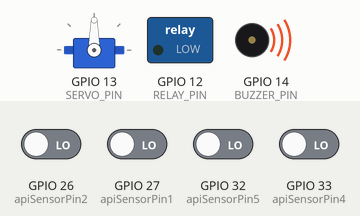
Recording of a sketch running on a simulated ESP32. Parts: servo, switched loads named in the sketch (green lamp = pin HIGH), buzzer (waves = sounding, pin HIGH). The inputs (shaded band) are chosen by the test bench; at power-on: GPIO 26 (apiSensorPin2), GPIO 27 (apiSensorPin1), GPIO 32 (apiSensorPin5), GPIO 33 (apiSensorPin4) LOW. WiFi joins after 1.5 s; servers stay silent unless stated; the local clock reads 2024-03-15 10:24:30 at power-on unless the sketch sets it; what the sketch prints to the serial monitor is not drawn.

Above: at 4.5 s.
4.6 s: GPIO 26 (apiSensorPin2) driven HIGH and GPIO 27 (apiSensorPin1) driven HIGH
At 5.5 s:
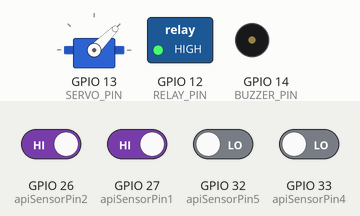
6.3 s: GPIO 26 (apiSensorPin2) driven LOW
At 6.7 s:
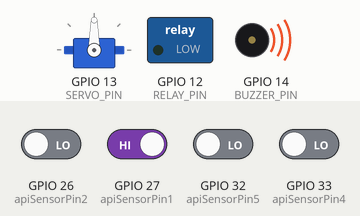
7.8 s: GPIO 26 (apiSensorPin2) driven HIGH
At 9.0 s:
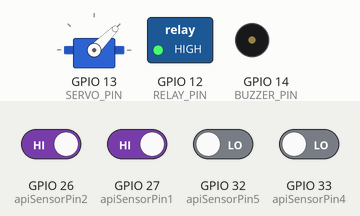
9.3 s: GPIO 27 (apiSensorPin1) driven LOW
At 10.2 s:
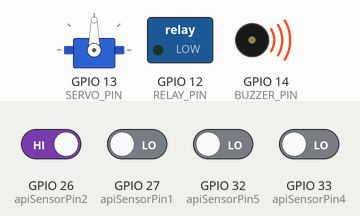
10.8 s: GPIO 32 (apiSensorPin5) driven HIGH and GPIO 33 (apiSensorPin4) driven HIGH
At 11.4 s:
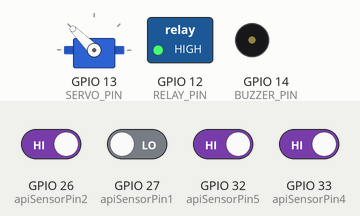
Timing chart, 0 to 13.3 s (numbered marks = the images above; inputs shaded):
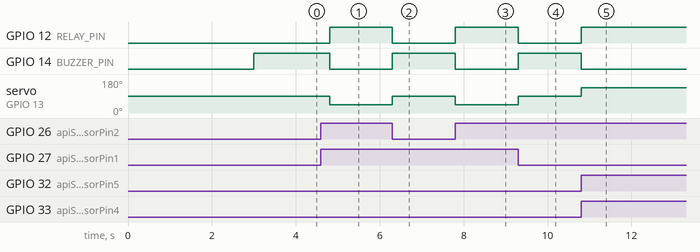

Measured:
- after the input at 4.6 s, GPIO 12 (RELAY_PIN): LOW → HIGH after 0.20 s; GPIO 14 (BUZZER_PIN): HIGH → LOW after 0.20 s; servo on GPIO 13 (SERVO_PIN): 90° → 45° after 0.20 s
- after the input at 6.3 s, GPIO 12 (RELAY_PIN): HIGH → LOW at once; GPIO 14 (BUZZER_PIN): LOW → HIGH at once; servo on GPIO 13 (SERVO_PIN): 45° → 90° at once
- after the input at 7.8 s, GPIO 12 (RELAY_PIN): LOW → HIGH at once; GPIO 14 (BUZZER_PIN): HIGH → LOW at once; servo on GPIO 13 (SERVO_PIN): 90° → 45° at once
- after the input at 9.3 s, GPIO 12 (RELAY_PIN): HIGH → LOW at once; GPIO 14 (BUZZER_PIN): LOW → HIGH at once; servo on GPIO 13 (SERVO_PIN): 45° → 90° at once
- after the input at 10.8 s, GPIO 12 (RELAY_PIN): LOW → HIGH at once; GPIO 14 (BUZZER_PIN): HIGH → LOW at once; servo on GPIO 13 (SERVO_PIN): 90° → 135° at once

The sketch:

flamedetection.ino
```cpp
#include <ESP32Servo.h>
#include <WiFi.h>
#include <UniversalTelegramBot.h>
#include <WiFiClientSecure.h>

// WiFi credentials
const char* ssid = "FebrianDwi";
const char* password = "passwordeopo";

// Telegram Bot Token and Chat ID
#define BOTtoken "7462598398:AAHx1lhPkVDvkD668H20UsNdPRGMytuzieQ" // your Bot Token
#define CHAT_ID "6533119946"

WiFiClientSecure client;
UniversalTelegramBot bot(BOTtoken, client);

const int apiSensorPin1 = 27;
const int apiSensorPin2 = 26;
const int apiSensorPin3 = 25;
const int apiSensorPin4 = 33;
const int apiSensorPin5 = 32;

const int BUZZER_PIN = 14;
const int RELAY_PIN = 12;
const int SERVO_PIN = 13;

bool rightDetected = false;
bool leftDetected = false;

Servo myServo;

// Function to connect to WiFi
void connectToWiFi() {
  Serial.print("Connecting to WiFi ");
  WiFi.begin(ssid, password);
  while (WiFi.status() != WL_CONNECTED) {
    delay(1000);
    Serial.print(".");
  }
  Serial.println(" connected");
}

// Function to set time using NTP
void setupTime() {
  configTime(0, 0, "pool.ntp.org", "time.nist.gov");
  Serial.print("Waiting for time");
  while (!time(nullptr)) {
    Serial.print(".");
    delay(1000);
  }
  Serial.println(" time set");
}

void setup() {
  Serial.begin(115200);
  delay(1000); // Delay to stabilize Serial Monitor

  // Connect to Wi-Fi
  connectToWiFi();

  // Set up time
  setupTime();

  client.setInsecure();

  // Initialize sensor pins
  pinMode(apiSensorPin1, INPUT);
  pinMode(apiSensorPin2, INPUT);
  pinMode(apiSensorPin3, INPUT);
  pinMode(apiSensorPin4, INPUT);
  pinMode(apiSensorPin5, INPUT);

  // Initialize buzzer and relay pins
  pinMode(BUZZER_PIN, OUTPUT);
  pinMode(RELAY_PIN, OUTPUT);

  // Ensure the buzzer and relay are off initially
  digitalWrite(BUZZER_PIN, HIGH);
  digitalWrite(RELAY_PIN, LOW);

  // Initialize servo
  myServo.attach(SERVO_PIN);
  myServo.write(90);  // Center the servo

  // Test Telegram connection
  if (bot.sendMessage(CHAT_ID, "Bot is connected", "")) {
    Serial.println("Telegram message sent successfully");
  } else {
    Serial.println("Failed to send Telegram message");
  }
}

void loop() {
  int api1Value = digitalRead(apiSensorPin1);
  int api2Value = digitalRead(apiSensorPin2);
  int api4Value = digitalRead(apiSensorPin4);
  int api5Value = digitalRead(apiSensorPin5);

  // Check if fire is detected on the right side
  if (api1Value == HIGH && api2Value == HIGH) {
    if (!rightDetected) {
      Serial.println("Api terdeteksi di sebelah kanan");
      Serial.println("Servo bergerak ke kanan");
      digitalWrite(BUZZER_PIN, LOW);  // Activate buzzer
      digitalWrite(RELAY_PIN, HIGH);   // Activate relay (turn on pump)

      myServo.write(45);  // Turn servo to 45 degrees to the right
      delay(200); // Give time for servo to move

      // Send notification to Telegram
      String message = "Api terdeteksi di sebelah kanan!";
      if (bot.sendMessage(CHAT_ID, message, "")) {
        Serial.println("Telegram message sent successfully");
      } else {
        Serial.println("Failed to send Telegram message");
      }

      rightDetected = true;
      leftDetected = false;
    }
  }
  // Check if fire is detected on the left side
  else if (api4Value == HIGH && api5Value == HIGH) {
    if (!leftDetected) {
      Serial.println("Api terdeteksi di sebelah kiri");
      Serial.println("Servo bergerak ke kiri");
      digitalWrite(BUZZER_PIN, LOW);  // Activate buzzer
      digitalWrite(RELAY_PIN, HIGH);   // Activate relay (turn on pump)

      myServo.write(135);  // Turn servo to 135 degrees to the left
      delay(200); // Give time for servo to move

      // Send notification to Telegram
      String message = "Api terdeteksi di sebelah kiri!";
      if (bot.sendMessage(CHAT_ID, message, "")) {
        Serial.println("Telegram message sent successfully");
      } else {
        Serial.println("Failed to send Telegram message");
      }

      leftDetected = true;
      rightDetected = false;
    }
  }
  // If no fire is detected on either side, turn off the buzzer and relay, and center the servo
  else {
    if (rightDetected || leftDetected) {
      Serial.println("Tidak ada api terdeteksi, servo kembali ke tengah");
    }
    digitalWrite(BUZZER_PIN, HIGH);  // Deactivate buzzer
    digitalWrite(RELAY_PIN, LOW);   // Deactivate relay
    myServo.write(90);  // Center the servo

    rightDetected = false;
    leftDetected = false;
  }

  delay(500); // Delay for reading the sensors every 500 milliseconds
}
```
